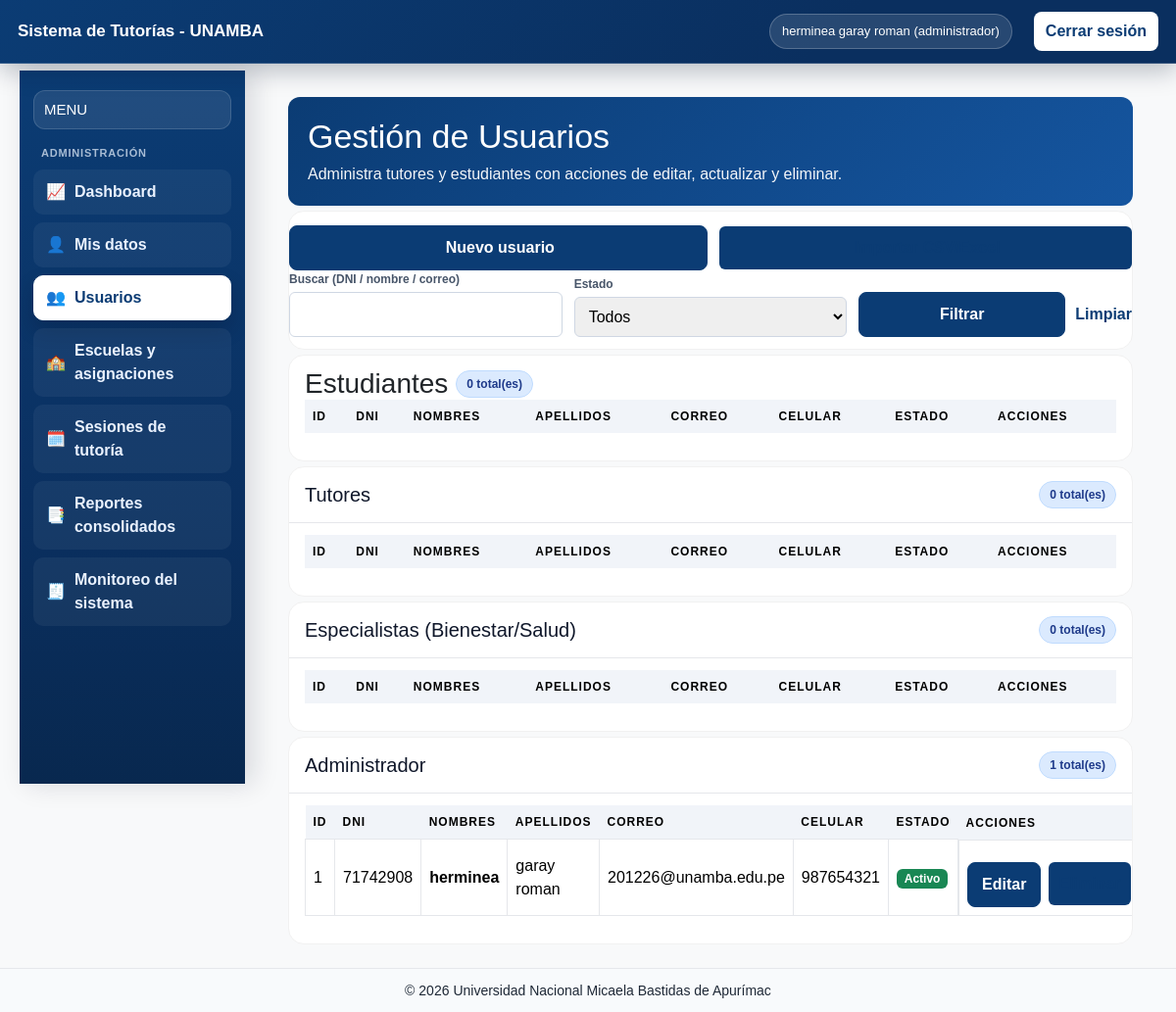
The app's page /index.php?route=admin/usuarios (signed in) with its own data.
### tables this page shows
CREATE TABLE `usuarios` (
  `id_usuario` int(11) NOT NULL,
  `uuid_usuario` char(36) NOT NULL,
  `dni` varchar(8) NOT NULL,
  `nombres` varchar(100) NOT NULL,
  `apellidos` varchar(100) NOT NULL,
  `sexo` enum('Masculino','Femenino','Otro') DEFAULT NULL,
  `correo` varchar(100) NOT NULL,
  `password` varchar(255) NOT NULL,
  `rol` enum('administrador','tutor','estudiante','especialista') NOT NULL,
  `celular` varchar(15) DEFAULT NULL,
  `estado` tinyint(1) DEFAULT 1,
  `ultimo_acceso` datetime DEFAULT NULL,
  `created_at` timestamp NOT NULL DEFAULT current_timestamp()
);

### app/controllers/ReporteController.php (called while the page is built, shortened)
<?php
require_once __DIR__ . '/../models/Usuario.php';
class ReporteController
{
    public function usuarios(): void
    {
        $usuarioModel = new Usuario();
        $q = trim((string)($_GET['q'] ?? ''));
        $estadoRaw = trim((string)($_GET['estado'] ?? ''));
        $estado = ($estadoRaw === '0' || $estadoRaw === '1') ? (int)$estadoRaw : null;
        $pageAdm = max(1, (int)($_GET['page_admi'] ?? 1));
        $perPageAdm = 10;
        $totalEstudiantes = $usuarioModel->contarPorRol('estudiante', $q, $estado);
        $totalTutores = $usuarioModel->contarPorRol('tutor', $q, $estado);
        $totalEspecialistas = $usuarioModel->contarPorRol('especialista', $q, $estado);
        $totalAdmin = $usuarioModel->contarPorRol('administrador', $q, $estado);
         $totalPagesAdm = max(1, (int)ceil($totalAdmin / $perPageAdm));
         $pageAdm = min($pageAdm, $totalPagesAdm);
        $offsetAdm = ($pageAdm - 1) * $perPageAdm;
        $administrador = $usuarioModel->listarPorRolPaginado('administrador',$perPageAdm,$offsetAdm,$q,$estado);
        require __DIR__ . '/../../views/admin/usuarios.php';
    }
}

### app/helpers/Auth.php (called while the page is built, shortened)
<?php
class Auth
{
    public static function user(): ?array
    {
        return $_SESSION['user'] ?? null;
    }
    public static function role(): ?string
    {
        $user = self::user();
        return $user['rol'] ?? null;
    }
}

### app/models/Usuario.php (called while the page is built, shortened)
<?php
require_once __DIR__ . '/../config/database.php';
class Usuario
{
    private PDO $db;
    public function __construct()
    {
        $this->db = db();
    }
    public function listarPorRolPaginado(string $rol, int $limit, int $offset, string $q = '', ?int $estado = null): array
    {
        $limit = max(1, $limit);
        $offset = max(0, $offset);
        $sql = "SELECT
                    id_usuario,
                    uuid_usuario,
                    dni,
                    nombres,
                    apellidos,
                    correo,
                    rol,
                    celular,
                    estado,
                    ultimo_acceso,
                    created_at
                FROM usuarios
                WHERE rol = :rol";
        $params = ['rol' => $rol];
        $sql .= " ORDER BY apellidos ASC, nombres ASC LIMIT {$limit} OFFSET {$offset}";
        $stmt = $this->db->prepare($sql);
        $stmt->execute($params);
        return $stmt->fetchAll();
    }
    public function contarPorRol(string $rol, string $q = '', ?int $estado = null): int
    {
        $sql = "SELECT COUNT(*) FROM usuarios WHERE rol = :rol";
        $params = ['rol' => $rol];
        $stmt = $this->db->prepare($sql);
        $stmt->execute($params);
        return (int)$stmt->fetchColumn();
    }
}

### app/config/database.php (called while the page is built, shortened)
<?php
function db(): PDO
{
    static $pdo = null;
    if ($pdo instanceof PDO) {
        return $pdo;
    }
    $host = $_ENV['DB_HOST'] ?? getenv('DB_HOST') ?: '127.0.0.1';
    $port = $_ENV['DB_PORT'] ?? getenv('DB_PORT') ?: '3306';
    $name = $_ENV['DB_NAME'] ?? getenv('DB_NAME') ?: 'sistema_tutoria_unamba';
    $user = $_ENV['DB_USER'] ?? getenv('DB_USER') ?: 'root';
    $pass = $_ENV['DB_PASS'] ?? getenv('DB_PASS') ?: '';
    $dsn = "mysql:host={$host};port={$port};dbname={$name};charset=utf8mb4";
    $pdo = new PDO($dsn, $user, $pass, [
        PDO::ATTR_ERRMODE            => PDO::ERRMODE_EXCEPTION,
        PDO::ATTR_DEFAULT_FETCH_MODE => PDO::FETCH_ASSOC,
        PDO::ATTR_EMULATE_PREPARES   => false,
    ]);
    return $pdo;
}

### views/admin/usuarios.php (the view, shortened to what this page needs)
<?php
require_once __DIR__ . '/../../app/helpers/Auth.php';
?>
<?php require_once __DIR__ . '/../layouts/header.php'; ?>
<?php require_once __DIR__ . '/../layouts/sidebar.php'; ?>
<div class="content admin-dashboard">
    <section class="admin-hero">
        <div>
            <h2>Gestión de Usuarios</h2>
            <p>Administra tutores y estudiantes con acciones de editar, actualizar y eliminar.</p>
        </div>
    </section>
    <section class="card admin-panel">
        <div style="display: flex; gap: 12px; align-items: center;">
            <button type="button" class="student-btn-secondary" onclick="openModal('modalNuevoUsuario')">
                <i class="fas fa-plus me-1"></i> Nuevo usuario
            </button>
            <button type="button" class="student-btn-link" onclick="openModal('modalImportarUsuarios')">
            </button>
        </div>
        <form method="get" action="index.php" class="mis-filters-form" style="margin-bottom:12px;">
            <div>
                <label for="q">Buscar (DNI / nombre / correo)</label>
                <input id="q" type="text" name="q" value="<?= htmlspecialchars((string)($q ?? '')) ?>">
            </div>
            <div>
                <label for="estado">Estado</label>
                <select id="estado" name="estado">
                    <option value="">Todos</option>
                </select>
            </div>
            <div class="mis-filter-actions">
                <button type="submit" class="student-btn-secondary">Filtrar</button>
                <a href="index.php?route=admin/usuarios" class="student-btn-link">Limpiar</a>
            </div>
        </form>
    </section>
    <section class="card admin-panel">
        <div class="admin-table-wrap">
            <div style="display:flex;align-items:center;gap:8px;flex-wrap:wrap;">
                <h3 style="margin:0;">Estudiantes</h3>
                <span class="admin-pill"><?= (int)($totalEstudiantes ?? 0) ?> total(es)</span>
            </div>
            <table class="table table-hover align-middle text-center" id="tablaEstudiantes">
                <thead class="table-light">
                    <tr>
                        <th>ID</th>
                        <th>DNI</th>
                        <th>Nombres</th>
                        <th>Apellidos</th>
                        <th>Correo</th>
                        <th>Celular</th>
                        <th>Estado</th>
                        <th>Acciones</th>
                    </tr>
                </thead>
            </table>
        </div>
    </section>
    <section class="card admin-panel">
        <div class="admin-panel-header">
            <h3>Tutores</h3>
            <span class="admin-pill"><?= (int)($totalTutores ?? 0) ?> total(es)</span>
        </div>
        <div class="admin-table-wrap">
            <table class="table table-hover align-middle text-center" id="tablaTutores">
                <thead class="table-light">
                    <tr>
                        <th>ID</th>
                        <th>DNI</th>
                        <th>Nombres</th>
                        <th>Apellidos</th>
                        <th>Correo</th>
                        <th>Celular</th>
                        <th>Estado</th>
                        <th>Acciones</th>
                    </tr>
                </thead>
            </table>
        </div>
    </section>
    <section class="card admin-panel">
        <div class="admin-panel-header">
            <h3>Especialistas (Bienestar/Salud)</h3>
            <span class="admin-pill"><?= (int)($totalEspecialistas  ?? 0) ?> total(es)</span>
        </div>
        <div class="admin-table-wrap">
            <table class="table table-hover align-middle text-center" id="tablaEspecialistas">
                <thead class="table-light">
                    <tr>
                        <th>ID</th>
                        <th>DNI</th>
                        <th>Nombres</th>
                        <th>Apellidos</th>
                        <th>Correo</th>
                        <th>Celular</th>
                        <th>Estado</th>
                        <th>Acciones</th>
                    </tr>
                </thead>
            </table>
        </div>
    </section>
    <section class="card admin-panel">
        <div class="admin-panel-header">
            <h3>Administrador</h3>
            <span class="admin-pill"><?= (int)($totalAdmin ?? 0) ?> total(es)</span>
        </div>
        <div class="admin-table-wrap">
            <table class="table table-hover align-middle text-center" id="tablaAdministrador">
                <thead class="table-light">
                    <tr>
                        <th>ID</th>
                        <th>DNI</th>
                        <th>Nombres</th>
                        <th>Apellidos</th>
                        <th>Correo</th>
                        <th>Celular</th>
                        <th>Estado</th>
                        <th>Acciones</th>
                    </tr>
                </thead>
                <tbody>
                    <?php foreach (($administrador ?? []) as $u): ?>
                    <tr>
                        <td><?= (int)$u['id_usuario'] ?></td>
                        <td><?= htmlspecialchars((string)$u['dni']) ?></td>
                        <td class="fw-semibold">
                            <?= htmlspecialchars((string)$u['nombres']) ?>
                        </td>
                        <td><?= htmlspecialchars((string)$u['apellidos']) ?></td>
                        <td><?= htmlspecialchars((string)$u['correo']) ?></td>
                        <td><?= htmlspecialchars((string)($u['celular'] ?? '-')) ?></td>
                        <td>
                            <span class="badge <?= (string)$u['estado'] === '1' ? 'bg-success' : 'bg-secondary' ?>">
                                <?= (string)$u['estado'] === '1' ? 'Activo' : 'Inactivo' ?>
                            </span>
                        </td>
                        <td style="display:flex; gap:8px;">
                            <button type="button" class="student-btn-secondary" onclick="abrirModalEditar(<?= (int)$u['id_usuario'] ?>,
                             '<?= htmlspecialchars($u['dni']) ?>',
                             '<?= htmlspecialchars($u['nombres']) ?>',
                             '<?= htmlspecialchars($u['apellidos']) ?>',
                             '<?= htmlspecialchars($u['correo']) ?>',
                             '<?= htmlspecialchars($u['celular']) ?>')">
                                Editar
                            </button>
                            <?php if ((int)$u['estado'] === 1): ?>
                            <form method="post" action="index.php?route=admin/usuarios" style="display:inline;"
                                onsubmit="return confirm('¿Desactivar este usuario?');">
                                <button type="submit" class="student-btn-link">
                                </button>
                            </form>
                            <?php endif; ?>
                        </td>
                    </tr>
                    <?php endforeach; ?>
                </tbody>
            </table>
        </div>
    </section>
</div>
<link rel="stylesheet" href="https://cdn.datatables.net/1.13.6/css/dataTables.bootstrap5.min.css">
<?php require_once __DIR__ . '/../layouts/footer.php'; ?>

### public/index.php (shortened to what this page needs)
<?php
require_once __DIR__ . '/../app/helpers/Auth.php';
require_once __DIR__ . '/../app/models/Usuario.php';
require_once __DIR__ . '/../app/controllers/ReporteController.php';
$route = $_GET['route'] ?? 'login';
switch ($route) {
    case 'admin/usuarios':
        (new ReporteController())->usuarios();
        break;
}

### views/layouts/header.php (shortened to what this page needs)
<?php
require_once __DIR__ . '/../../app/helpers/Auth.php';
$user = Auth::user();
$nombreCompleto = trim((string)(($user['nombre'] ?? '') ?: (($user['nombres'] ?? '') . ' ' . ($user['apellidos'] ?? ''))));
?>
<!DOCTYPE html>
<html lang="es">
<head>
    <link href="https://cdn.jsdelivr.net/npm/bootstrap@5.3.3/dist/css/bootstrap.min.css" rel="stylesheet">
    <link rel="stylesheet" href="assets/css/style.css">
</head>
<body>
<header class="topbar app-topbar">
    <div class="topbar-left">
        <div>
            <strong class="topbar-title">Sistema de Tutorías - UNAMBA</strong>
        </div>
    </div>
    <nav class="topbar-nav">
        <?php if ($user): ?>
            <span class="topbar-user"><?= htmlspecialchars($nombreCompleto) ?> (<?= htmlspecialchars((string)($user['rol'] ?? '')) ?>)</span>
            <a class="topbar-logout" href="index.php?route=logout">Cerrar sesión</a>
        <?php endif; ?>
    </nav>
</header>
<div class="container-fluid app-shell">

### views/layouts/sidebar.php (shortened to what this page needs)
<?php
require_once __DIR__ . '/../../app/helpers/Auth.php';
$role = Auth::role();
$routeActual = $_GET['route'] ?? '';
$isActive = static function (array $routes, string $actual): string {
    return in_array($actual, $routes, true) ? 'is-active' : '';
};
?>
<aside class="sidebar app-sidebar">
    <div class="sidebar-brand">
        <div>
            <h3>MENU</h3>
        </div>
    </div>
    <ul class="sidebar-menu">
        <?php if ($role === 'administrador'): ?>
        <li class="sidebar-group-title">Administración</li>
        <li>
            <a class="<?= $isActive(['admin/dashboard'], $routeActual) ?>" href="index.php?route=admin/dashboard">📈
                <span>Dashboard</span></a>
        </li>
        <li>
            <a class="<?= $isActive(['perfil/mis-datos'], $routeActual) ?>" href="index.php?route=perfil/mis-datos">👤
                <span>Mis datos</span></a>
        </li>
        <li>
            <a class="<?= $isActive(['admin/usuarios'], $routeActual) ?>" href="index.php?route=admin/usuarios">👥
                <span>Usuarios</span></a>
        </li>
        <li>
            <a class="<?= $isActive(['admin/asignaciones'], $routeActual) ?>"
                href="index.php?route=admin/asignaciones">🏫 <span>Escuelas y asignaciones</span></a>
        </li>
        <li>
            <a class="<?= $isActive(['admin/sesiones'], $routeActual) ?>" href="index.php?route=admin/sesiones">🗓️
                <span>Sesiones de tutoría</span></a>
        </li>
        <li>
            <a class="<?= $isActive(['admin/reportes'], $routeActual) ?>" href="index.php?route=admin/reportes">📑
                <span>Reportes consolidados</span></a>
        </li>
        <li>
            <a class="<?= $isActive(['admin/monitoreo'], $routeActual) ?>" href="index.php?route=admin/monitoreo">🧾 <span>Monitoreo
                    del sistema</span></a>
        </li>
        <?php endif; ?>
    </ul>
</aside>

### views/layouts/footer.php (shortened to what this page needs)
</div>
<footer class="footer">
    <small>&copy; <?= date('Y') ?> Universidad Nacional Micaela Bastidas de Apurímac</small>
</footer>
</body>
</html>

### records on screen
usuarios: rol "administrador", id_usuario "1", dni "71742908", nombres "herminea", apellidos "garay roman", correo "201226@unamba.edu.pe", celular "987654321", estado "Activo"

### other values on screen
$nombreCompleto "herminea garay roman"
$totalEstudiantes "0"
$totalTutores "0"
$totalEspecialistas "0"
$totalAdmin "1"
